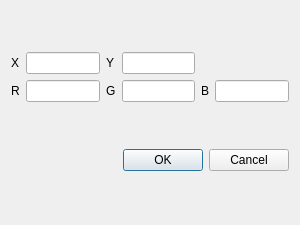
<?xml version="1.0" encoding="UTF-8"?>
<ui version="4.0">
 <class>Form</class>
 <widget class="QWidget" name="Form">
  <property name="geometry">
   <rect>
    <x>0</x>
    <y>0</y>
    <width>300</width>
    <height>225</height>
   </rect>
  </property>
  <property name="windowTitle">
   <string>Form</string>
  </property>
  <layout class="QVBoxLayout" name="verticalLayout">
   <item>
    <layout class="QGridLayout" name="gridLayout">
     <item row="1" column="1">
      <widget class="QLineEdit" name="lineEdit_5"/>
     </item>
     <item row="1" column="4">
      <widget class="QLabel" name="B_label">
       <property name="text">
        <string>B</string>
       </property>
      </widget>
     </item>
     <item row="0" column="2">
      <widget class="QLabel" name="y_label">
       <property name="text">
        <string>Y</string>
       </property>
      </widget>
     </item>
     <item row="1" column="2">
      <widget class="QLabel" name="G_label">
       <property name="text">
        <string>G</string>
       </property>
      </widget>
     </item>
     <item row="0" column="0">
      <widget class="QLabel" name="x_label">
       <property name="text">
        <string>X</string>
       </property>
      </widget>
     </item>
     <item row="0" column="1">
      <widget class="QLineEdit" name="lineEdit"/>
     </item>
     <item row="1" column="0">
      <widget class="QLabel" name="R_label">
       <property name="text">
        <string>R</string>
       </property>
      </widget>
     </item>
     <item row="0" column="3">
      <widget class="QLineEdit" name="lineEdit_3"/>
     </item>
     <item row="1" column="3">
      <widget class="QLineEdit" name="lineEdit_2"/>
     </item>
     <item row="1" column="5">
      <widget class="QLineEdit" name="lineEdit_4"/>
     </item>
    </layout>
   </item>
   <item>
    <widget class="QDialogButtonBox" name="buttonBox">
     <property name="standardButtons">
      <set>QDialogButtonBox::Cancel|QDialogButtonBox::Ok</set>
     </property>
    </widget>
   </item>
  </layout>
 </widget>
 <resources/>
 <connections/>
</ui>
